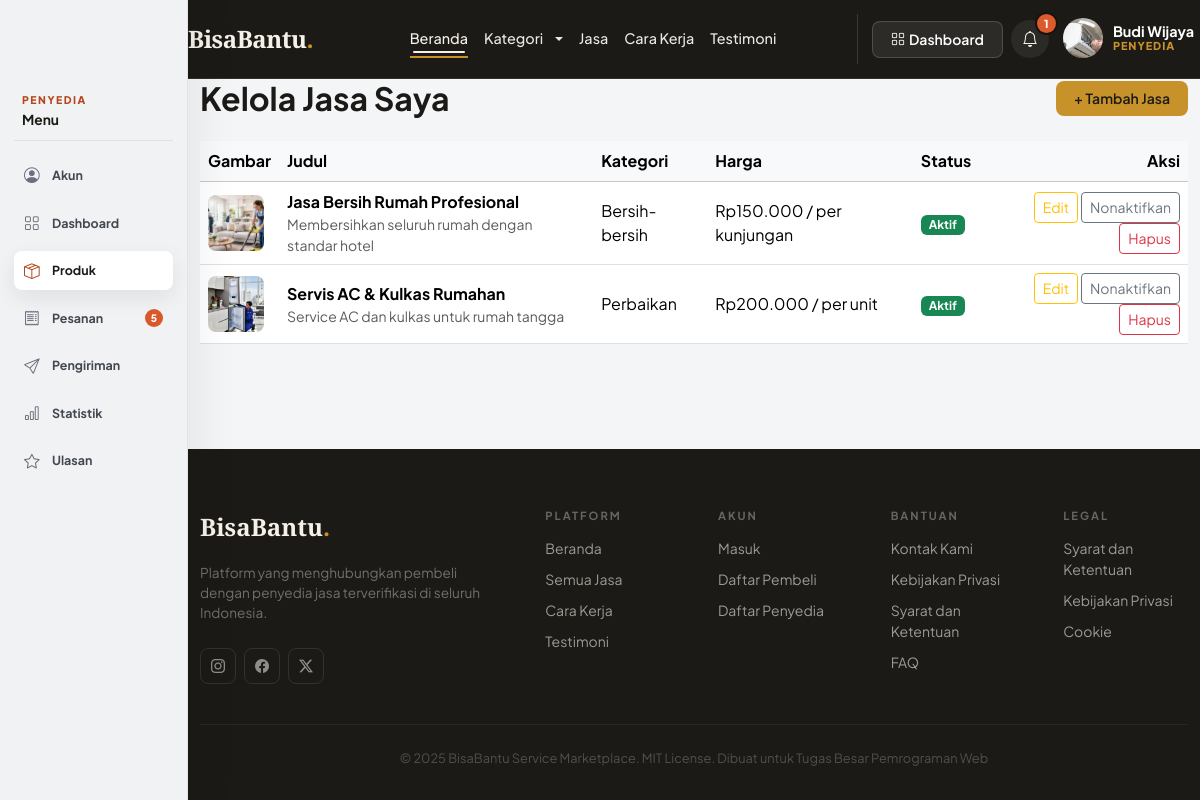
The page /index.php?page=provider_services (signed in) on the database its author committed.
### tables this page shows
CREATE TABLE `services` (
  `id` int NOT NULL AUTO_INCREMENT,
  `provider_id` int NOT NULL,
  `category_id` int NOT NULL,
  `title` varchar(200) NOT NULL,
  `description` text NOT NULL,
  `price` decimal(12,2) NOT NULL,
  `price_unit` varchar(20) DEFAULT 'per unit',
  `estimated_duration` varchar(50) DEFAULT NULL,
  `location` varchar(255) NOT NULL,
  `image` varchar(255) DEFAULT NULL,
  `is_active` tinyint(1) DEFAULT '1',
  `created_at` timestamp NOT NULL DEFAULT CURRENT_TIMESTAMP,
  `updated_at` timestamp NOT NULL DEFAULT CURRENT_TIMESTAMP ON UPDATE CURRENT_TIMESTAMP,
  PRIMARY KEY (`id`),
  KEY `provider_id` (`provider_id`),
  KEY `category_id` (`category_id`),
  CONSTRAINT `services_ibfk_1` FOREIGN KEY (`provider_id`) REFERENCES `users` (`id`) ON DELETE CASCADE,
  CONSTRAINT `services_ibfk_2` FOREIGN KEY (`category_id`) REFERENCES `categories` (`id`) ON DELETE RESTRICT
);

CREATE TABLE `categories` (
  `id` int NOT NULL AUTO_INCREMENT,
  `name` varchar(50) NOT NULL,
  `description` text,
  `created_at` timestamp NOT NULL DEFAULT CURRENT_TIMESTAMP,
  PRIMARY KEY (`id`)
);

### src/models/ServiceModel.php (called while the page is built, shortened)
<?php
class ServiceModel {
    private $pdo;
    public function __construct($pdo) {
        $this->pdo = $pdo;
    }
    public function getByProvider($provider_id) {
        $stmt = $this->pdo->prepare('
            SELECT s.*, c.name as category_name
            FROM services s
            JOIN categories c ON s.category_id = c.id
            WHERE s.provider_id = ?
            ORDER BY s.created_at DESC
        ');
        $stmt->execute([$provider_id]);
        return $stmt->fetchAll();
    }
}

### src/helpers/functions.php (called while the page is built, shortened)
<?php
function base_url($path = '') {
    $scheme = (!empty($_SERVER['HTTPS']) && $_SERVER['HTTPS'] !== 'off') ? 'https' : 'http';
    $host = $_SERVER['HTTP_HOST'] ?? 'localhost';
    $scriptDir = rtrim(dirname($_SERVER['SCRIPT_NAME']), '/\\');
    $base = $scheme . '://' . $host . $scriptDir;
    return rtrim($base, '/\\') . '/' . ltrim($path, '/\\');
}
function e($value) {
    return htmlspecialchars($value, ENT_QUOTES, 'UTF-8');
}
function format_rupiah($amount) {
    return 'Rp' . number_format((float) $amount, 0, ',', '.');
}

### src/views/seller/services.php (the view, shortened to what this page needs)
<?php
require_once __DIR__ . '/../../models/ServiceModel.php';
$serviceModel = new ServiceModel($pdo);
$services = $serviceModel->getByProvider($_SESSION['user']['id']);
?>
<div class="container">
    <div class="d-flex justify-content-between align-items-center gap-3 flex-wrap">
        <h2 class="fw-bold mb-0">Kelola Jasa Saya</h2>
        <button class="btn btn-primary-custom" data-bs-toggle="modal" data-bs-target="#addModal">+ Tambah Jasa</button>
    </div>
    <div class="table-responsive mt-4">
        <table class="table align-middle">
            <thead class="table-light">
                <tr>
                    <th>Gambar</th>
                    <th>Judul</th>
                    <th>Kategori</th>
                    <th>Harga</th>
                    <th>Status</th>
                    <th class="text-end">Aksi</th>
                </tr>
            </thead>
            <tbody>
                <?php if (empty($services)): ?>
                    <tr><td colspan="6" class="text-center text-muted py-4">Belum ada jasa. Tambahkan layanan pertama Anda.</td></tr>
                <?php else: ?>
                    <?php foreach ($services as $service): ?>
                        <?php $imagePath = $service['image'] ? 'src/assets/uploads/services/' . $service['image'] : ''; ?>
                        <tr>
                            <td>
                                <?php if ($imagePath && is_file(__DIR__ . '/../../../' . ltrim($imagePath, '/'))): ?>
                                    <img src="<?= e(base_url($imagePath)) ?>" alt="<?= e($service['title']) ?>" style="width:56px;height:56px;object-fit:cover;border-radius:8px;">
                                <?php else: ?>
                                    <i class="bi bi-image fs-3 text-muted"></i>
                                <?php endif; ?>
                            </td>
                            <td>
                                <strong><?= e($service['title']) ?></strong>
                                <div class="small text-muted"><?= e(mb_strimwidth($service['description'], 0, 70, '...')) ?></div>
                            </td>
                            <td><?= e($service['category_name']) ?></td>
                            <td><?= e(format_rupiah($service['price'])) ?> / <?= e($service['price_unit']) ?></td>
                            <td>
                                <?php if ((int) $service['is_active'] === 1): ?>
                                    <span class="badge bg-success">Aktif</span>
                                <?php else: ?>
                                    <span class="badge bg-secondary">Nonaktif</span>
                                <?php endif; ?>
                            </td>
                            <td class="text-end">
                                <button class="btn btn-sm btn-outline-warning" data-bs-toggle="modal" data-bs-target="#editModal<?= (int) $service['id'] ?>">Edit</button>
                                <form method="post" action="<?= base_url('index.php?page=service&action=toggle') ?>" class="d-inline">
                                    <button type="submit" class="btn btn-sm btn-outline-secondary"><?= (int) $service['is_active'] === 1 ? 'Nonaktifkan' : 'Aktifkan' ?></button>
                                </form>
                                <form method="post" action="<?= base_url('index.php?page=service&action=delete') ?>" class="d-inline" onsubmit="return confirm('Hapus jasa ini?')">
                                    <button type="submit" class="btn btn-sm btn-outline-danger">Hapus</button>
                                </form>
                            </td>
                        </tr>
                    <?php endforeach; ?>
                <?php endif; ?>
            </tbody>
        </table>
    </div>
</div>

### src/assets/css/main.css (style rules this page uses)
:root { --cream: #F5F0E8; --warm-100: #EDE5D0; --warm-200: #D4C4A0; --ink: #1C1A16; --ink-60: #5A5548; --ink-30: #9D9488; --accent: #B5451B; --accent-lt: #F0E4DE; --gold: #C8922A; --gold-lt: #FBF3E0; --orange-primary: var(--accent); --orange-dark: #9a3615; --orange-light: var(--accent-lt); --orange-soft: var(--gold-lt); --text-dark: var(--ink); --text-muted: var(--ink-60); }
body { min-height: 100vh; display: flex; flex-direction: column; font-family: 'Plus Jakarta Sans', system-ui, sans-serif; color: var(--ink); background-color: var(--cream); }
html { min-height: 100%; }
body.has-role-sidebar { padding-left: 188px; background: #f4f5f7; }
.btn-primary-custom { background: var(--gold); color: var(--ink); border: none; border-radius: 8px; padding: 7px 18px; font-size: 0.875rem; font-weight: 600; transition: all 0.2s; }
.table-responsive { scrollbar-width: thin; scrollbar-color: rgba(181, 69, 27, 0.42) rgba(28, 26, 22, 0.06); }
.btn-outline-custom, .btn-primary-custom, .btn-login, .btn-register, .search-box button, .filter-pill, .link-accent, .auth-btn-submit, .auth-btn-outline, .auth-btn-google, .auth-modal-close, .auth-tab, .auth-role-card, .social-btn { transition: transform 0.22s ease, box-shadow 0.22s ease, background-color 0.22s ease, border-color 0.22s ease, color 0.22s ease; }
html, body { max-width: 100%; overflow-x: clip; }
img, svg, canvas { max-width: 100%; }
button, input, select, textarea { font: inherit; }

### src/assets/css/auth-modal.css (style rules this page uses)
:root { --auth-accent: #B5451B; --auth-accent-dark: #9a3615; --auth-accent-soft: #F0E4DE; --auth-accent-border: #D4C4A0; --auth-gold: #C8922A; --auth-gold-soft: #FBF3E0; --font-sans: 'Plus Jakarta Sans', system-ui, sans-serif; --color-text-primary: #1C1A16; --color-text-secondary: #6b7280; --color-text-tertiary: #9ca3af; --color-background-primary: #fff; --color-background-secondary: #f9fafb; --color-background-tertiary: #f3f4f6; --color-border-secondary: #e5e7eb; --color-border-tertiary: #f3f4f6; --border-radius-md: 8px; --border-radius-xl: 16px; }

### src/assets/css/animations.css (style rules this page uses)
:root { --bb-motion-fast: 180ms; --bb-motion-base: 320ms; --bb-motion-slow: 480ms; --bb-motion-ease: cubic-bezier(.22, 1, .36, 1); --bb-motion-shadow: 0 18px 45px rgba(15, 23, 42, .14); --bb-focus-glow: 0 0 0 .22rem rgba(37, 99, 235, .16); }
html { scroll-behavior: smooth; }
body { opacity: 1; }
body.page-enter { transition: opacity var(--bb-motion-base) var(--bb-motion-ease); will-change: opacity; }
body.page-enter.loaded { opacity: 1; }
.animate-on-scroll { opacity: 0; transition: opacity var(--bb-motion-slow) var(--bb-motion-ease), transform var(--bb-motion-slow) var(--bb-motion-ease); transition-delay: var(--bb-stagger-delay, 0ms); will-change: opacity, transform; }
.animate-on-scroll.zoom-in { transform: scale(.96); }
.animate-on-scroll.in-view { opacity: 1; transform: translate3d(0, 0, 0) scale(1); }
.btn, button, [type="button"], [type="submit"], .cart-nav-btn, .header-icon-btn, .social-btn, .role-sidebar-nav a, .profile-dropdown-item { position: relative; overflow: hidden; transition: transform var(--bb-motion-fast) var(--bb-motion-ease), box-shadow var(--bb-motion-fast) var(--bb-motion-ease), border-color var(--bb-motion-fast) ease, background-color var(--bb-motion-fast) ease, color var(--bb-motion-fast) ease; }
.table { animation: bb-fade-up var(--bb-motion-slow) var(--bb-motion-ease) both; }
.table tbody tr { transition: background-color var(--bb-motion-fast) ease; }

### rows shown on the page
services: image (picture), title "Jasa Bersih Rumah Profesional", description "Membersihkan seluruh rumah dengan standar hotel", category.name "Bersih-bersih", price "Rp150.000", price_unit "per kunjungan", is_active "Aktif"
services: image (picture), title "Servis AC & Kulkas Rumahan", description "Service AC dan kulkas untuk rumah tangga", category.name "Perbaikan", price "Rp200.000", price_unit "per unit", is_active "Aktif"

### other values the page prints
count($unreadNotifications) "1"
$userName "Budi Wijaya"
$roleLabel "PENYEDIA"
$roleShortLabel "PENYEDIA"
$item['label'] "Akun"
$item['label'] "Dashboard"
$item['label'] "Produk"
$item['label'] "Pesanan"
$item['badge'] "5"
$item['label'] "Pengiriman"
$item['label'] "Statistik"
$item['label'] "Ulasan"
